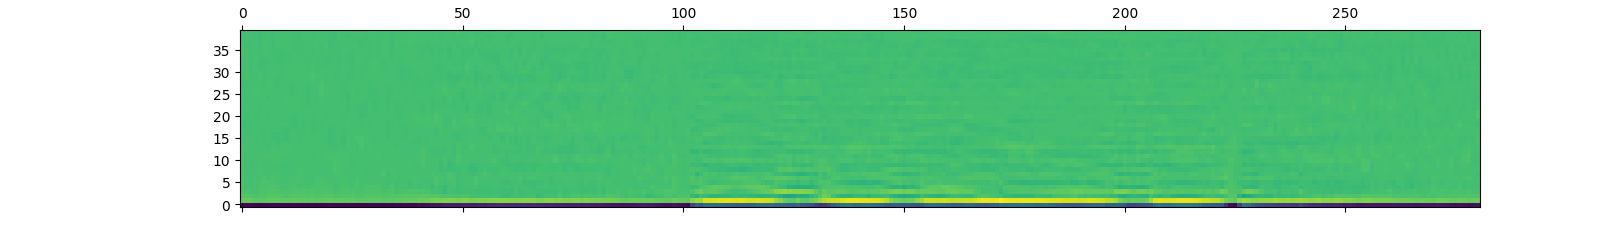

Source code (Python):
import librosa
from matplotlib import pyplot 
waveform, sample_rate=librosa.core.load("C:/Users/jing/Desktop/语音比赛/LA_T_5250203.wav",sr=None)
features =librosa.feature.mfcc(waveform,sr=sample_rate,n_mfcc=40,hop_length=sample_rate//100,
                               win_length=sample_rate//40,n_fft=512,fmin=100,fmax=16000 )
# mfcc特征数 音频帧间隔 音频帧长度 快速傅里叶变换维度 fmin fmax最小和最大频率 
#二维矩阵 mfcc特征数 音频帧总帧数 
#
pyplot.matshow(features, origin="lower")
pyplot.savefig('mfcc.png')
